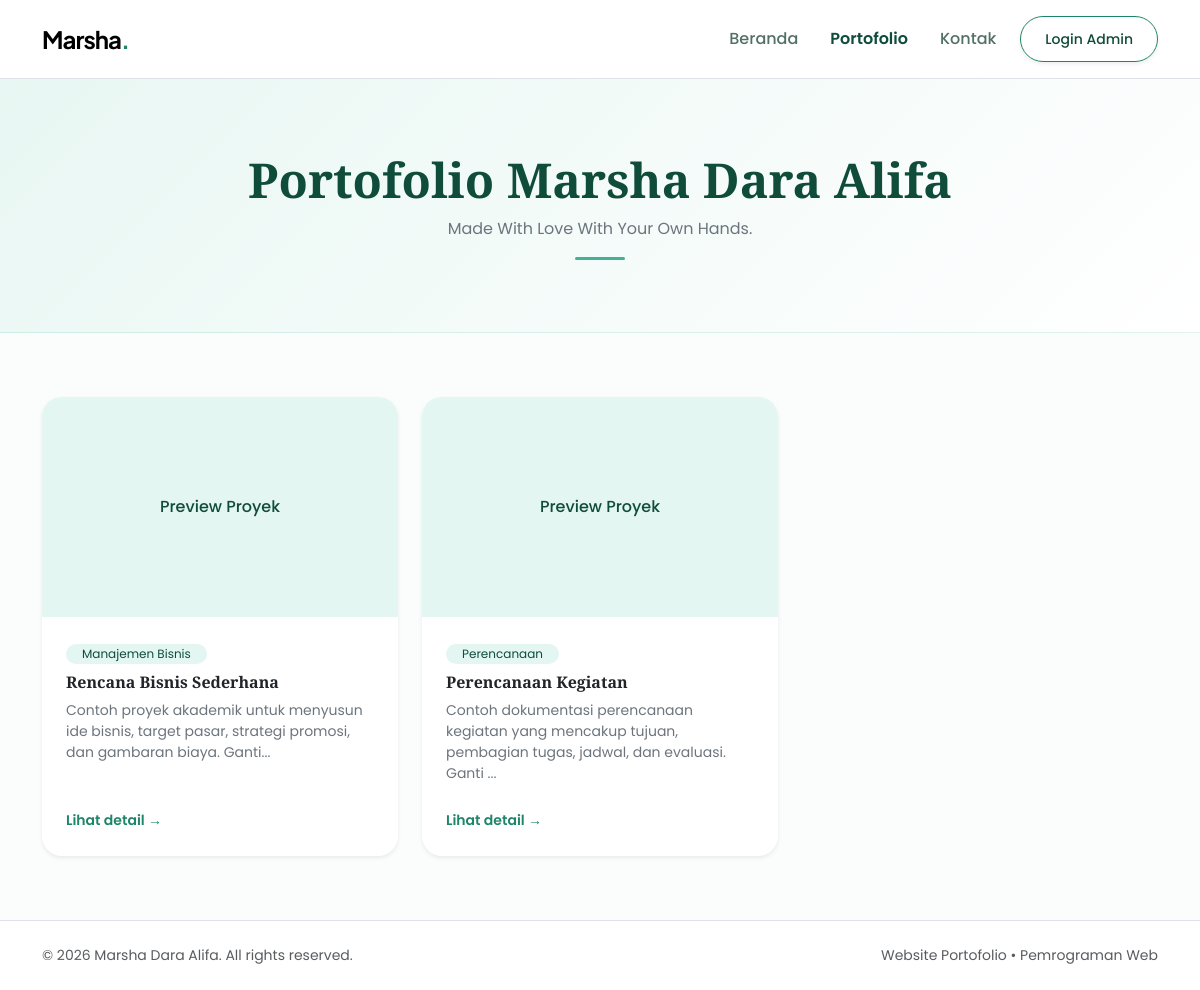
The app's page /portofolio.php with its own data.
### tables this page shows
CREATE TABLE IF NOT EXISTS profil (
  id TINYINT UNSIGNED PRIMARY KEY,
  nama VARCHAR(100) NOT NULL,
  jurusan VARCHAR(100) NOT NULL,
  bio TEXT NOT NULL,
  email VARCHAR(150) NOT NULL,
  whatsapp VARCHAR(25) NOT NULL,
  foto VARCHAR(255) DEFAULT NULL
);

CREATE TABLE IF NOT EXISTS proyek (
  id INT UNSIGNED AUTO_INCREMENT PRIMARY KEY,
  judul VARCHAR(150) NOT NULL,
  kategori VARCHAR(100) NOT NULL,
  deskripsi TEXT NOT NULL,
  gambar VARCHAR(255) DEFAULT NULL,
  tautan VARCHAR(255) DEFAULT NULL,
  created_at TIMESTAMP DEFAULT CURRENT_TIMESTAMP
);

### helpers.php (called while the page is built, shortened)
<?php
function e(?string $value): string {
    return htmlspecialchars($value ?? '', ENT_QUOTES, 'UTF-8');
}
function base_url(string $path = ''): string {
    return '/portfolio_marsha/' . ltrim($path, '/');
}

### portofolio.php (the view, shortened to what this page needs)
<?php
require __DIR__ . '/config/koneksi.php';
require __DIR__ . '/config/helpers.php';
$profil = $pdo->query('SELECT * FROM profil WHERE id=1')->fetch();
$proyek = $pdo->query('SELECT * FROM proyek ORDER BY created_at DESC')->fetchAll();
$namaPemilik = $profil['nama'] ?? 'Marsha Dara Alifa';
?>
<!doctype html>
<html lang="id">
<head>
  <link href="https://cdn.jsdelivr.net/npm/bootstrap@5.3.3/dist/css/bootstrap.min.css" rel="stylesheet">
  <link rel="stylesheet" href="https://cdn.jsdelivr.net/npm/bootstrap-icons@1.11.3/font/bootstrap-icons.min.css">
  <link href="<?= e(base_url('assets/css/style.css')) ?>" rel="stylesheet">
</head>
<body>
<nav class="navbar navbar-expand-lg sticky-top border-bottom py-3">
  <div class="container">
    <a class="navbar-brand fw-bold fs-4" href="<?= e(base_url()) ?>">Marsha<span>.</span></a>
    <div class="collapse navbar-collapse" id="navMain">
        <div class="navbar-nav ms-auto align-items-center gap-3">
          <a class="nav-link" href="<?= e(base_url()) ?>">Beranda</a>
          <a class="nav-link active" href="<?= e(base_url('portofolio.php')) ?>">Portofolio</a>
          <a class="nav-link" href="<?= e(base_url('kontak.php')) ?>">Kontak</a>
          <a class="btn rounded-pill px-4 btn-sm fw-medium shadow-sm" style="border: 1.5px solid var(--mint-primary); color: var(--mint-dark);" href="<?= e(base_url('admin/login.php')) ?>">Login Admin</a>
        </div>
    </div>
  </div>
</nav>
<main>
<header class="portfolio-header py-5 text-center">
  <div class="container py-4">
    <h1 class="display-5 fw-bold mb-2" style="color: var(--mint-dark);">Portofolio <?= e($namaPemilik) ?></h1>
    <p class="text-secondary mb-0 mx-auto" style="max-width: 520px;">Made With Love With Your Own Hands.</p>
    <div class="mx-auto rounded-pill mt-3" style="width: 50px; height: 3px; background-color: var(--mint-medium);"></div>
  </div>
</header>
<section class="py-5">
  <div class="container py-3">
    <div class="row g-4">
      <?php if (!$proyek): ?>
        <div class="col-12">
          <div class="alert alert-light border text-center py-5 text-muted rounded-4 shadow-sm">
            <i class="bi bi-journal-x fs-2 d-block mb-2 text-secondary"></i>
            Belum ada proyek yang ditambahkan.
          </div>
        </div>
      <?php else: ?>
        <?php foreach ($proyek as $item): ?>
          <div class="col-md-6 col-lg-4">
            <article class="card card-project h-100 border-0 shadow-sm overflow-hidden bg-white">
              <div style="height: 220px; background-color: var(--mint-soft); position: relative;" class="overflow-hidden">
                <?php if (!empty($item['gambar']) && is_file(__DIR__ . '/' . $item['gambar'])): ?>
                  <img class="w-100 h-100 object-fit-cover" src="<?= e(base_url($item['gambar'])) ?>" alt="<?= e($item['judul']) ?>">
                <?php else: ?>
                  <div class="w-100 h-100 d-flex align-items-center justify-content-center fw-medium" style="background: var(--mint-soft); color: var(--mint-dark);">
                    <span>Preview Proyek</span>
                  </div>
                <?php endif; ?>
              </div>
              <div class="p-4 d-flex flex-column flex-grow-1">
                <div class="mb-2">
                  <span class="badge px-3 py-1 rounded-pill fw-normal badge-category">
                    <?= e($item['kategori']) ?>
                  </span>
                </div>
                <h2 class="h6 fw-bold text-dark mb-2"><?= e($item['judul']) ?></h2>
                <p class="text-secondary small mb-4 flex-grow-1"><?= e(mb_strimwidth($item['deskripsi'], 0, 110, '...')) ?></p>
                <div>
                  <a class="text-decoration-none fw-semibold small link-detail d-inline-flex align-items-center gap-1" href="<?= e(base_url('detail.php?id=' . (int)$item['id'])) ?>">
                    Lihat detail &rarr;
                  </a>
                </div>
              </div>
            </article>
          </div>
        <?php endforeach; ?>
      <?php endif; ?>
    </div>
  </div>
</section>
</main>
<footer class="bg-white border-top py-4 text-muted small mt-auto">
  <div class="container d-flex justify-content-between flex-wrap gap-2">
    <span>© <?= date('Y') ?> <?= e($namaPemilik) ?>. All rights reserved.</span>
    <span>Website Portofolio • Pemrograman Web</span>
  </div>
</footer>
</body>
</html>

### style.css (style rules this page uses)
:root { --ink:#172033;--muted:#667085;--primary:#5b5bd6;--soft:#f5f6ff;--line:#e8eaf2 }
* { box-sizing:border-box }
body { font-family:'DM Sans',sans-serif;color:var(--ink);background:#fff }
h1,h2,h3,.navbar-brand { font-family:'Plus Jakarta Sans',sans-serif }
.navbar { padding:1rem 0 }
.navbar-brand { letter-spacing:-.04em;font-size:1.35rem }
.nav-link { font-weight:500 }
.btn { border-radius:.75rem;font-weight:600;padding:.7rem 1.15rem }

### portofolio.php (style rules this page uses)
:root { --mint-dark: #0f4c3a; --mint-primary: #1e8569; --mint-medium: #40b395; --mint-soft: #e3f6f1; --mint-bg: #f2fbf8; --text-dark: #1b332c; }
body { font-family: 'Poppins', sans-serif; background-color: #fafdfc; color: var(--text-dark); min-height: 100vh; display: flex; flex-direction: column; }
main { flex: 1; }
h1, h2, h3, .font-serif { font-family: 'Playfair Display', serif; }
.navbar { background: rgba(255, 255, 255, 0.9); backdrop-filter: blur(10px); }
.navbar-brand span { color: var(--mint-primary); }
.nav-link { color: #527066 !important; font-weight: 500; transition: color 0.3s; }
.nav-link:hover, .nav-link.active { color: var(--mint-dark) !important; font-weight: 600; }
.portfolio-header { background: linear-gradient(135deg, #e8f7f3 0%, #f4fbf9 50%, #ffffff 100%); border-bottom: 1px solid rgba(64, 179, 149, 0.15); }
.card-project { border-radius: 20px; border: 1px solid #e2f0ec; transition: transform 0.3s, box-shadow 0.3s; }
.badge-category { background-color: var(--mint-soft); color: var(--mint-dark); font-size: 0.75rem; }
.link-detail { color: var(--mint-primary); transition: color 0.2s; }

### records on screen
profil: nama "Marsha Dara Alifa"
proyek: shows "Preview Proyek", kategori "Manajemen Bisnis", judul "Rencana Bisnis Sederhana", deskripsi "Contoh proyek akademik untuk menyusun ide bisnis, target pasar, strategi promosi, dan gambaran biaya. Ganti..."
proyek: shows "Preview Proyek", kategori "Perencanaan", judul "Perencanaan Kegiatan", deskripsi "Contoh dokumentasi perencanaan kegiatan yang mencakup tujuan, pembagian tugas, jadwal, dan evaluasi. Ganti ..."
